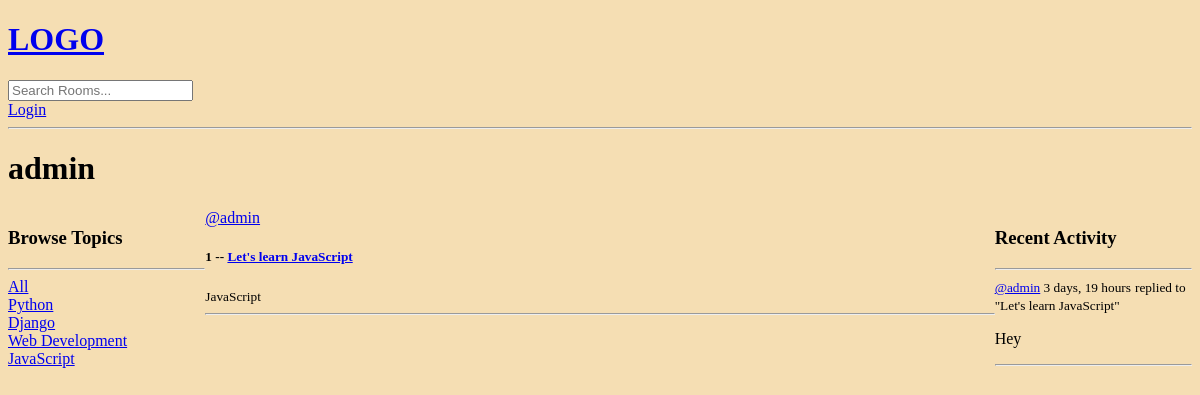
Page /profile/1/ on the earlier database version.
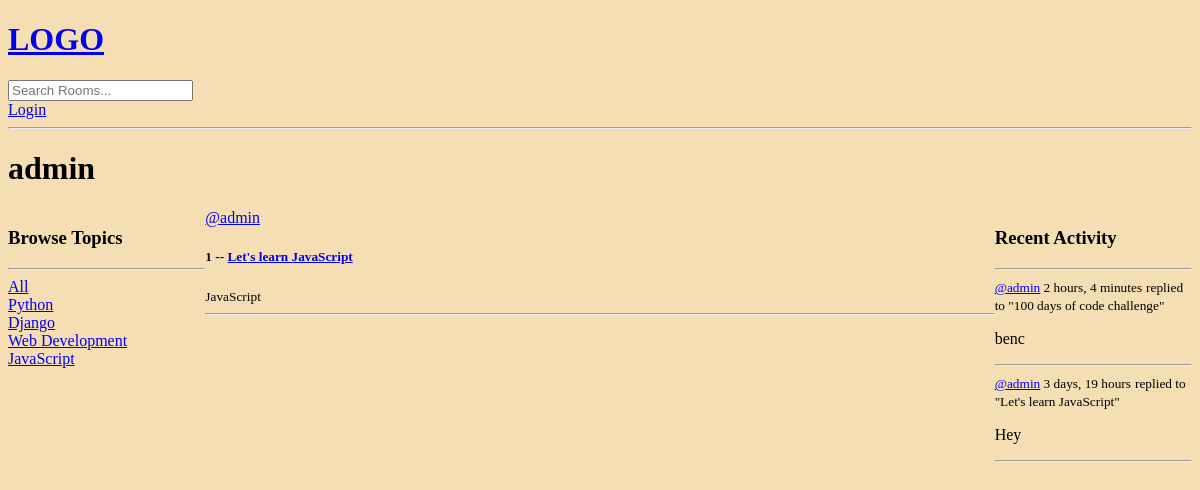
Same page on the later database version.
### base/models.py (models this page shows, shortened)
class Topic(models.Model):
    name = models.CharField(max_length=200)

class Room(models.Model):
    host = models.ForeignKey(User, on_delete=models.SET_NULL, null=True)
    topic = models.ForeignKey(Topic, on_delete=models.SET_NULL, null=True)
    name = models.CharField(max_length=200)
    description = models.TextField(null=True, blank=True)
    participants = models.ManyToManyField(User, related_name='participants', blank=True)
    updated = models.DateTimeField(auto_now=True)
    created = models.DateTimeField(auto_now_add=True)
    class Meta:
        ordering = ['-updated', '-created']
    def __str__(self):
        return self.name

class Message(models.Model):
    user = models.ForeignKey(User, on_delete=models.CASCADE)
    room = models.ForeignKey(Room, on_delete=models.CASCADE)
    body = models.TextField()
    updated = models.DateTimeField(auto_now=True)
    created = models.DateTimeField(auto_now_add=True)
    class Meta:
        ordering = ['-updated', '-created']
    def __str__(self):
        return self.body[0:50]

### base/views.py (the view)
# urls.py: path('profile/<str:pk>/', views.userProfile, name='user-profile'),
def userProfile(request, pk):
    user = User.objects.get(id=pk)
    rooms = user.room_set.all()
    room_messages = user.message_set.all()
    topics = Topic.objects.all()
    context = {'user': user, 'rooms': rooms, 'room_messages': room_messages, 'topics': topics}
    return render(request, 'base/profile.html', context)

### base/templates/base/profile.html (shortened to what this page needs)
{% extends 'main.html' %}
{% block content %}
<h1>{{user.username}}</h1>
<div class="profile-container">
    <div>
        {% include 'base/topics_component.html' %}
    </div>
    <div>
        {% include 'base/feed_component.html' %}
    </div>
    <div>
        {% include 'base/activity_component.html' %}
    </div>
</div>
{% endblock content %}

### templates/main.html (shortened to what this page needs)
<!DOCTYPE html>
{% load static %}
<html lang="en">
<head>
    <link rel="stylesheet" href="{% static 'styles/main.css' %}">
</head>
<body>
    {% include 'navbar.html' %}
    {% block content %}
    {% endblock %}
</body>
</html>

### templates/navbar.html
<a href="/">
    <h1>LOGO</h1>
</a>
<form action="{% url 'home' %}" method="get">
    <input type="text" name="q" placeholder="Search Rooms...">
</form>
{% if request.user.is_authenticated %}
<p>Hello {{request.user}}</p>
<a href="{% url 'logout' %}">Logout</a>
{% else %}
<a href="{% url 'login' %}">Login</a>
{% endif %}
<hr>

### base/templates/base/topics_component.html
<h3>Browse Topics</h3>
        <hr>
        <div>
            <a href="{% url 'home' %}">All</a>
        </div>
        {% for topic in topics %}
            <div>
                <a href="{% url 'home' %}?q={{topic.name}}">{{topic.name}}</a>
            </div>
        {% endfor %}

### base/templates/base/feed_component.html (shortened to what this page needs)
<div>
    {% for room in rooms %}
        <div>
            <a href="{% url 'user-profile' room.host.id %}">@{{room.host.username}}</a>
            <h5>{{room.id}} -- <a href="{% url 'room' room.id %}">{{room.name}}</a></h5>
            <small>{{room.topic.name}}</small>
            <hr>
        </div>
    {% endfor %}
</div>

### base/templates/base/activity_component.html (shortened to what this page needs)
<h3>Recent Activity</h3>
<hr>
{% for message in room_messages %}
    <div>
        <small><a href="{% url 'user-profile' message.user.id %}">@{{message.user}}</a> {{message.created | timesince}}</small>
        <small>replied to "{{message.room}}"</small>
        <p>{{message}}</p>
        <hr>
    </div>
{% endfor %}

### static/styles/main.css (style rules this page uses)
body { background-color: wheat; }

### base/templates/base/profile.html (style rules this page uses)
.profile-container { display: grid; grid-template-columns: 1fr 4fr 1fr; }

Differences in the rows shown:
added Message: user "admin", created "2 hours, 4 minutes", room "100 days of code challenge", body "benc"
